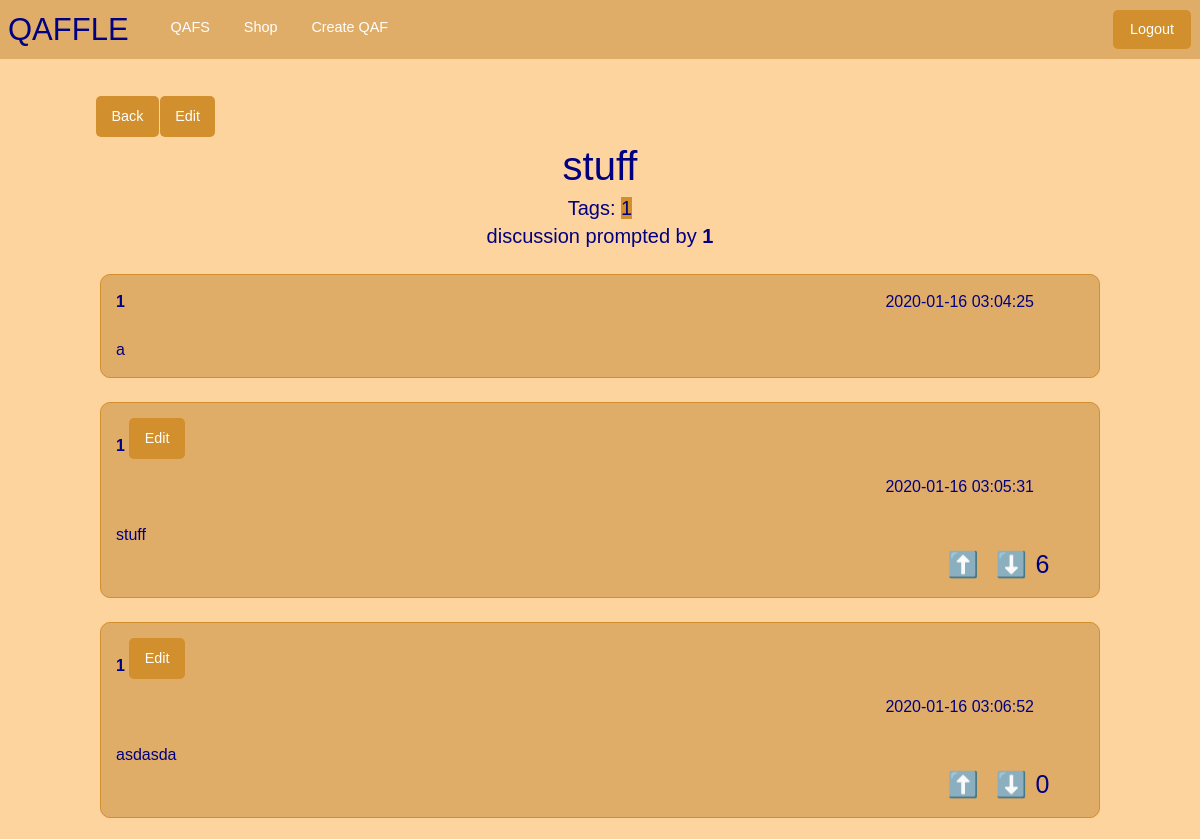
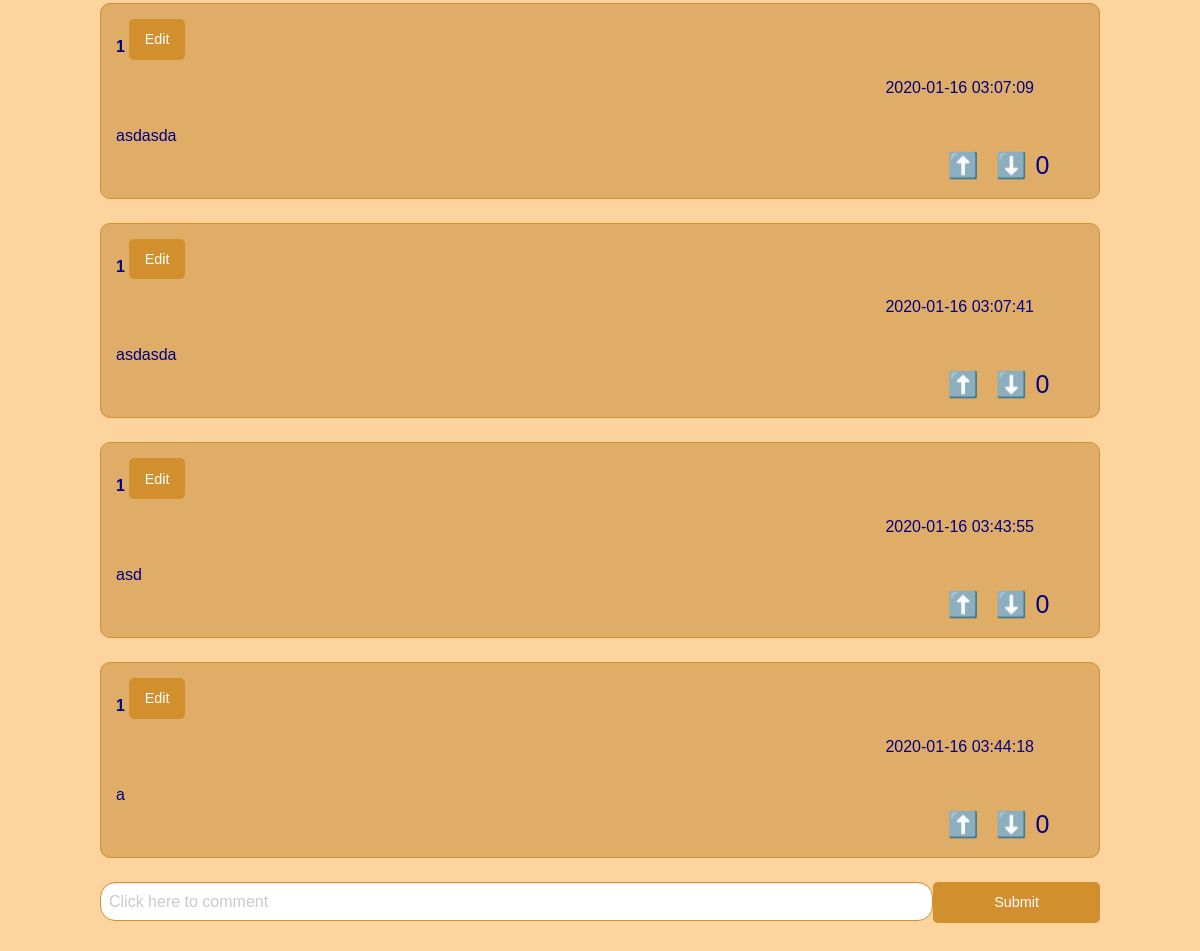
Screenshot of /qaf/1/5 (signed in) with the database file from the repository (2 pictures, top to bottom).
### tables this page shows
CREATE TABLE posts (id INTEGER PRIMARY KEY, author_id INTEGER, title TEXT, content TEXT, qaf_id INTEGER, tags TEXT, time_created DATETIME DEFAULT CURRENT_TIMESTAMP, net_vote INTEGER);

CREATE TABLE comments (id INTEGER PRIMARY KEY, author_id INTEGER, content TEXT, post_id INTEGER, qaf_id INTEGER, time_created DATETIME DEFAULT CURRENT_TIMESTAMP, net_vote INTEGER);

### app.py (the view)
@app.route("/qaf/<qaf_id>/<post_id>", methods=['GET', 'POST'])
def show_post(qaf_id,post_id):
    if current_user() == None:
      flash('You must be logged in to access this page', 'warning')
      return redirect( url_for( 'login'))
    if ('comment' in request.form):
        entry = request.form
        Comment.new_comment(current_user().id, entry['comment'], post_id, qaf_id)
    if ('post_id' in request.form):
        return redirect(url_for('edit_title', post = request.form['post_id']))
    if('comment_id' in request.form):
        return redirect(url_for('edit_comment', comment = request.form['comment_id']))
    post = Post(post_id)
    comments = post.get_comments()
    return render_template('post.html', title = post.title, post = post, comments = comments, author = User(post.author_id).username)

### app.py (called while the page is built)
def current_user():
    if 'user_id' in session:
        return User(session['user_id'])
    return None

@app.context_processor
def make_template_globals():
    return dict(current_user=current_user())

### util/db_builder.py (called while the page is built)
def execute(cmd):
    db = sqlite3.connect(DB_FILE)
    c = db.cursor()
    output = c.execute(cmd)
    db.commit()
    return output

### util/post.py (called while the page is built)
    def get_comments(self):
        command = f'SELECT id FROM comments WHERE post_id = {self.id}'
        data = execute(command).fetchall()
        comments = []
        for comment_id in data:
            comments.append(Comment(comment_id[0]))
        return comments

### templates/post.html (shortened to what this page needs)
{% extends "base.html" %}
{% block content %}
<div class="button-group grid-x">
  <a class = "button" style="margin-left:8%;" href="/qaf/{{post.qaf_id}}">Back</a>
  {% if post.author_id == current_user.id %}
    <form method="post">
      <button type="submit" class="button" name='post_id' id='edit' value="{{ post.id }}"> Edit </button>
    </form>
  {% endif %}
</div>
<div class="grid-x">
  <h2 class="small-12">{{ post.title }}</h2>
  <h5 class="small-12">Tags:
    {% for tag in post.tags %}
      <span class = "tag">{{ tag }}</span>
    {% endfor %}
  </h5>
  <h5 class="small-12">discussion prompted by <strong>{{author}}</strong></h5>
  <div class="small-12">
    <br>
  </div>
  <div class="small-10 small-offset-1 post" style="word-wrap:break-word;">
    <span style="float:right;margin-right:50px">{{post.time_created}}</span><strong>{{author}}</strong><br><br>
    {{ post.content }}
  </div>
  <br>
  {% if comments %}
    <div class="small-12"><br></div>
    {% for comment in comments %}
    <div class="post small-10 small-offset-1 grid-x">
      <div class="small-12">
        {% if comment.author_id == current_user.id %}
          <form class="form-group" method="post">
            <strong class="small-6">{{comment.author}}</strong>
            <button type="submit" class="button" name='comment_id' value="{{ comment.id }}"> Edit </button>
          </form>
        {%else %}
          <strong class="small-6">{{comment.author}}</strong>
        {% endif %}
        <span class="small-6" style="float:right;margin-right:50px">{{comment.time_created}}</span>
      </div>
      <div class="small-12">
        <br>
      </div>
      <div class="small-12" id='content' style="word-wrap: break-word;">{{comment.content}} </div>
      <div class="small-4 upvote" id="{{comment.id}}" style="margin-left:85%;width:5%">
        <h4 class="upvote" id="{{comment.id}}">⬆️</h4>
      </div>
      <div class="small-4 downvote" id="{{comment.id}}" style="width:5%">
        <h4 class="downvote" id="{{comment.id}}" >⬇️</h4>
      </div>
      <div>
        <h4 class="votes" id="{{comment.id}}">{{comment.net_vote}}</h4>
      </div>
    </div>
    <div class="small-12">
      <br>
    </div>
    {% endfor %}
  {% endif %}
</div>
<div class="small-12 grid-x">
  <form class="form-group small-10 small-offset-1" method="post">
    <div class="grid-x">
      <input class="textInput small-10" name="comment" type="text" placeholder='Click here to comment'>
      <input class="button small-2" type="submit" value="Submit">
    </div>
    <br>
  </form>
</div>
{% endblock content %}

### static/css/stylesheet.css (style rules this page uses)
body { font-family: 'Overpass', sans-serif; background-color: RGB(253, 211, 158); color: navy; }
a { border: 0px; border-color: RGB(209, 143, 46); padding: 0px; font-family: 'Overpass', sans-serif; }
.button { background-color: RGB(209, 143, 46); border-radius: 5px; }
.button-group { margin: auto; }
h2 { color: navy; margin: auto; font-family: 'Overpass', sans-serif; text-align: center; }
h4 { color: navy; margin: auto; font-family: 'Overpass', sans-serif; text-align: center; }
h5 { margin: auto; text-align: center; font-family: 'Overpass', sans-serif; }
.tag { background-color: RGB(209, 143, 46); }
.textInput { border-radius: 15px; background-color: white; border-color: RGB(209, 143, 46); color: navy; }
.post { border-color: RGB(209, 143, 46); border-style: solid; border-width: thin; border-radius: 10px; background-color: RGB(224, 173, 104); padding: 15px; }

### rows the page displays
posts: title "stuff", time_created "2020-01-16 03:04:25", content "a"
comments: author "1", {{ comment.id }} 9 (drawn), time_created "2020-01-16 03:05:31", content "stuff", net_vote "6"
comments: author "1", {{ comment.id }} 10 (drawn), time_created "2020-01-16 03:06:52", content "asdasda", net_vote "0"
comments: author "1", {{ comment.id }} 11 (drawn), time_created "2020-01-16 03:07:09", content "asdasda", net_vote "0"
comments: author "1", {{ comment.id }} 12 (drawn), time_created "2020-01-16 03:07:41", content "asdasda", net_vote "0"
comments: author "1", {{ comment.id }} 13 (drawn), time_created "2020-01-16 03:43:55", content "asd", net_vote "0"
comments: author "1", {{ comment.id }} 14 (drawn), time_created "2020-01-16 03:44:18", content "a", net_vote "0"

### other values shown
{{ tag }} "1"
{{ author }} "1"
